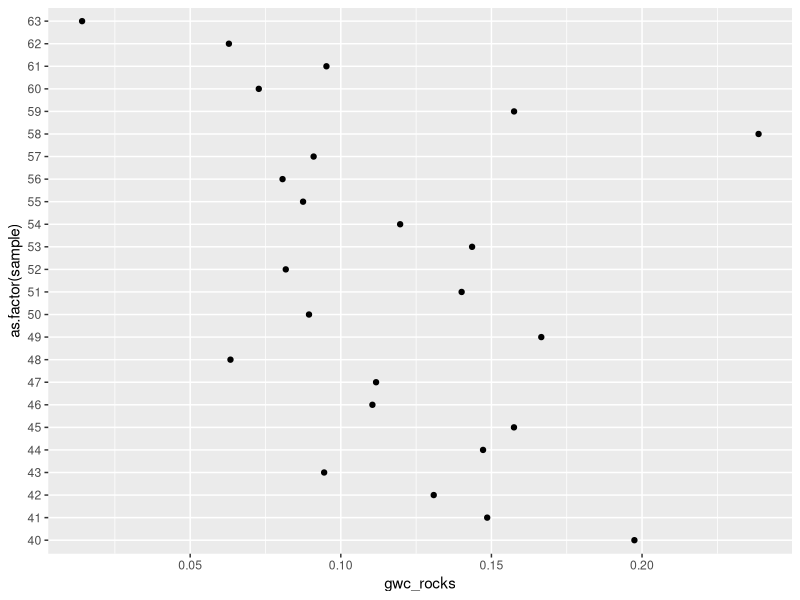
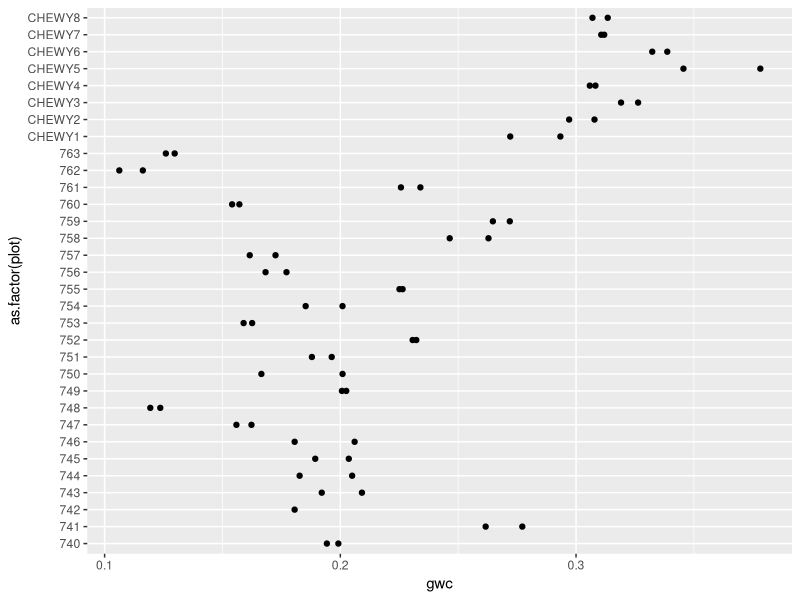
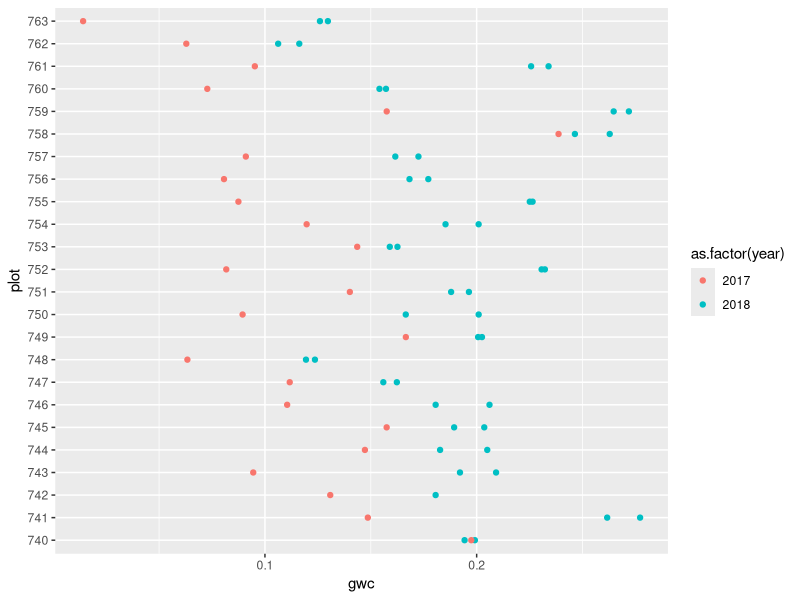
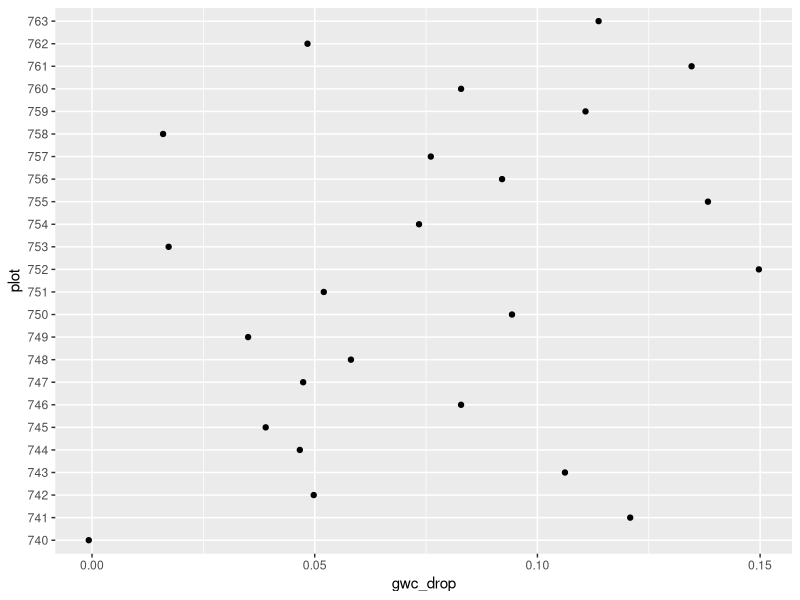

These figures' R source, in order:
rm(list = ls())

library(tidyverse)
library(stringr)
library(lubridate)

april_2017_weights <- read_csv('data-raw/soil_weights_2017-04-15.csv')
jan_2018_weights <- read_csv('data-raw/January_2018_soil_weights.csv')

april_2017_weights <- 
  april_2017_weights %>% 
  mutate( dry_soil_weight = dry_weight - tin - rocks, 
          wet_soil_weight = wet_weight - tin - rocks) %>% 
  mutate( water_weight = wet_soil_weight - dry_soil_weight) %>% 
  mutate( gwc = water_weight/dry_soil_weight, 
          gwc_rocks = water_weight/(dry_soil_weight + rocks) )

april_2017_weights %>% 
  ggplot( aes( x = as.factor(sample), y = gwc_rocks )) + 
  geom_point()  + 
  coord_flip()


jan_2018_weights <- 
  jan_2018_weights %>% 
  mutate( tin_weight = mean(tin_weight, na.rm = T)) %>% 
  mutate( wet_soil = wet_weight - tin_weight, 
          dry_soil = dry_weight - tin_weight, 
          water = wet_soil - dry_soil, 
          gwc = water/dry_soil )

jan_2018_weights %>% 
  ggplot(aes( x = as.factor(plot), y = gwc)) + 
  geom_point() + 
  coord_flip()

all_soil_moisture <- 
  bind_rows(
  jan_2018_weights %>% 
  select( date_collected, plot, gwc) %>% 
  filter( !str_detect(plot, 'CHEWY')) %>% 
  mutate( date_collected = mdy(date_collected)), 
  
  april_2017_weights %>% 
  mutate( plot = paste0(7, sample), 
          gwc = gwc_rocks) %>% 
  select( plot, gwc) %>% 
  mutate( date_collected = as.Date('2017-04-15')) 
  )  %>%  
  mutate( year = year(date_collected)) 

all_soil_moisture %>% 
  ggplot( aes( x = gwc, y = plot, color = as.factor(year) )) + geom_point()

all_soil_moisture %>% 
  select( year, plot, gwc ) %>% 
  group_by(year, plot) %>% 
  summarise( gwc = mean(gwc, na.rm = T)) %>% 
  spread( year, gwc) %>% 
  mutate( gwc_drop = `2018` - `2017`) %>% 
  ggplot( aes( y = plot, x = gwc_drop)) + 
  geom_point()


